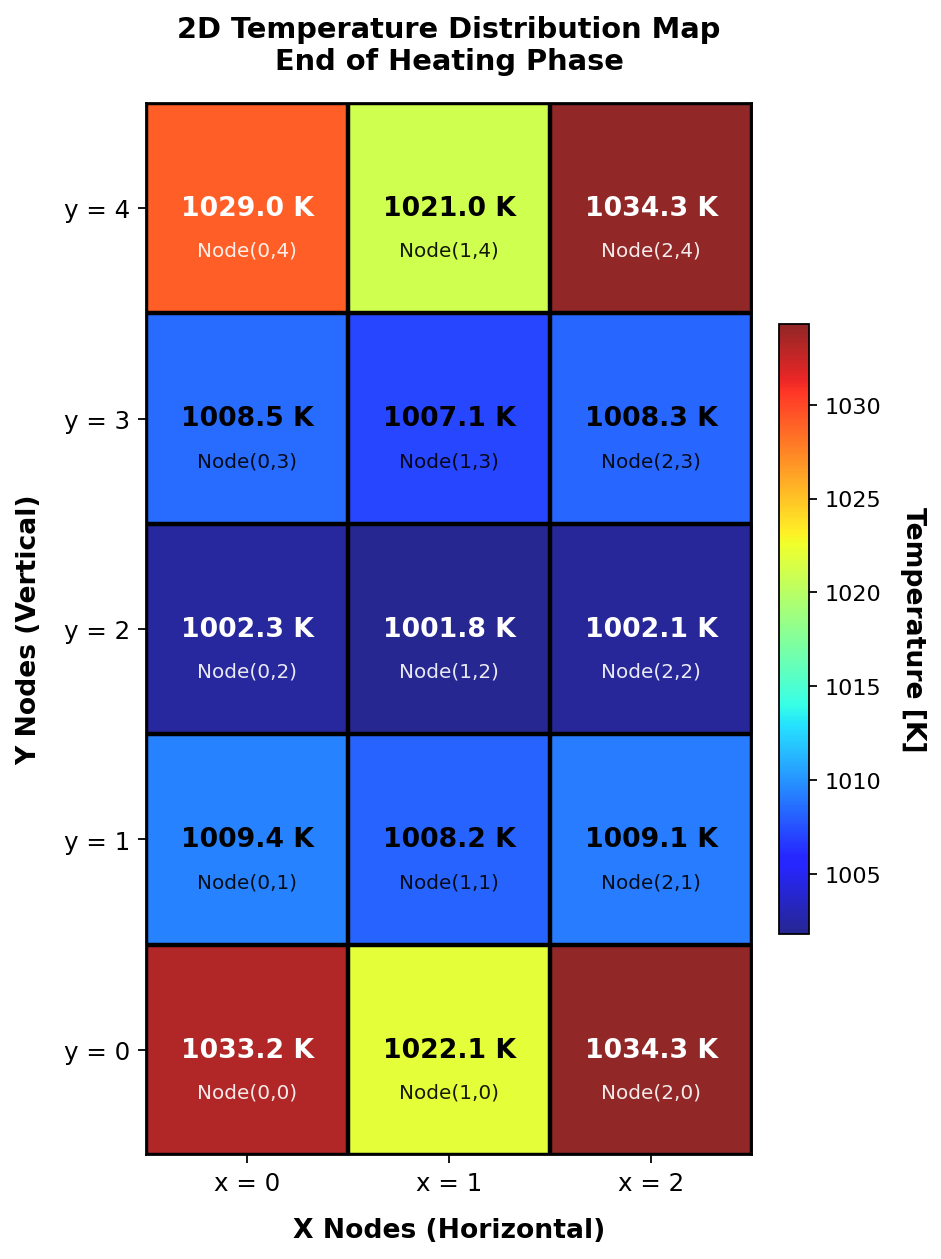

Here is the Python script that generated this plot:
"""
Temperature distribution map at the end of the heating phase.

Produces ``temperature_heatmap.png`` — a colour-coded map of the final nodal
temperatures (3x5 grid) once every node has exceeded the 1000 K target.
"""

import numpy as np
import matplotlib.pyplot as plt

# Final nodal temperatures at the end of the heating phase [K].
T_map = np.array([
    [1033.2, 1022.1, 1034.3],   # y = 0 (bottom nodes with clamps)
    [1009.4, 1008.2, 1009.1],   # y = 1
    [1002.3, 1001.8, 1002.1],   # y = 2 (centre interior nodes)
    [1008.5, 1007.1, 1008.3],   # y = 3
    [1029.0, 1021.0, 1034.3],   # y = 4 (top nodes with clamps)
])

fig, ax = plt.subplots(figsize=(6, 8))
im = ax.imshow(T_map, cmap="jet", origin="lower", aspect="auto", alpha=0.85)

cbar = fig.colorbar(im, ax=ax, fraction=0.046, pad=0.04)
cbar.set_label("Temperature [K]", rotation=270, labelpad=20, fontsize=12, fontweight="bold")

ax.set_xticks(np.arange(3))
ax.set_yticks(np.arange(5))
ax.set_xticklabels(["x = 0", "x = 1", "x = 2"], fontsize=11)
ax.set_yticklabels(["y = 0", "y = 1", "y = 2", "y = 3", "y = 4"], fontsize=11)
ax.set_xlabel("X Nodes (Horizontal)", fontsize=12, fontweight="bold", labelpad=10)
ax.set_ylabel("Y Nodes (Vertical)", fontsize=12, fontweight="bold", labelpad=10)
ax.set_title("2D Temperature Distribution Map\nEnd of Heating Phase",
             fontsize=13, fontweight="bold", pad=15)

for i in range(5):
    for j in range(3):
        text_color = "white" if (T_map[i, j] > 1025 or T_map[i, j] < 1005) else "black"
        ax.text(j, i, "%.1f K" % T_map[i, j], ha="center", va="center",
                color=text_color, fontweight="bold", fontsize=12)
        ax.text(j, i - 0.2, "Node(%d,%d)" % (j, i), ha="center", va="center",
                color=text_color, fontsize=9, alpha=0.9)

ax.set_xticks(np.arange(-0.5, 3, 1), minor=True)
ax.set_yticks(np.arange(-0.5, 5, 1), minor=True)
ax.grid(which="minor", color="black", linestyle="-", linewidth=2)
ax.tick_params(which="minor", bottom=False, left=False)

plt.tight_layout()
plt.savefig("temperature_heatmap.png", dpi=160, bbox_inches="tight")

if __name__ == "__main__":
    # plt.show()
    pass
